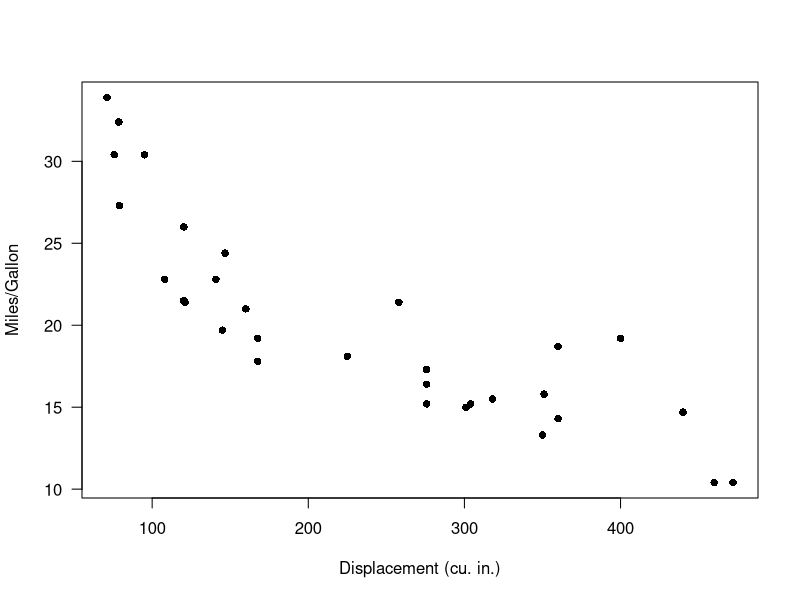
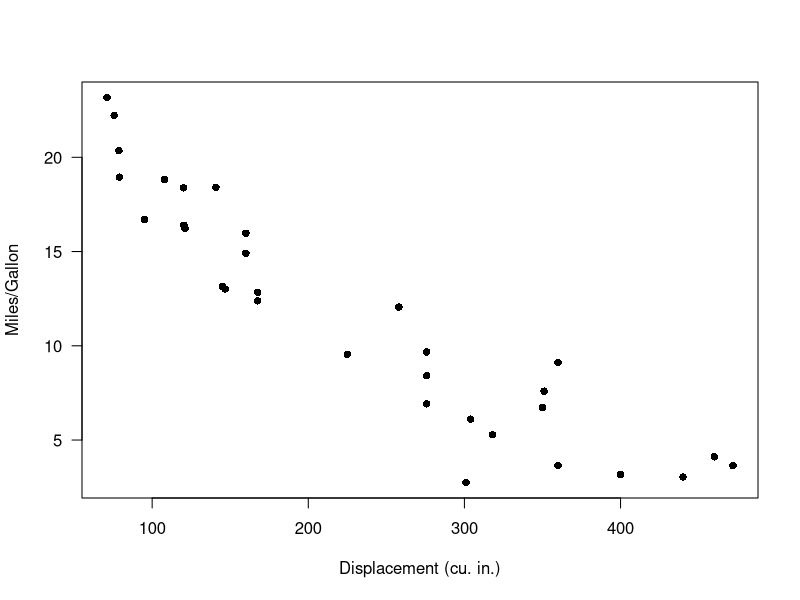

Source code (R) for these figures, in order: (Note: this script raises an error after producing the figures.)

#  NRES 746, Lecture 4     -------------------------------                  
#   University of Nevada, Reno                       
#   Likelihood                                       
#     Assessing the probability of the data          
#     under a fully specified data-generating model        


# Demo: using data simulation to make inferences ----------------

data(mtcars)    # use the 'mtcars' data set as an example 

# ?mtcars

plot(mpg~disp, data = mtcars, las = 1, pch = 16, xlab = "Displacement (cu. in.)", ylab = "Miles/Gallon")   # visualize the relationship


# try an exponential model

mu_func <- function(x,a,b){
  a*exp(b*x)        # deterministic exponential decline (assuming b is negative)
}

DataGenerator <- function(x,params){
  a=params[1]; b=params[2]; sigma=params[3]
  rnorm(length(x),mu_func(x,a,b),sigma)     
}


## generate data under an assumed process model -----------------

xvals=mtcars$disp    # xvals same as data (there is no random component here- we can't really "sample" x values)
params <- c(  
  a = 30,             # set model parameters arbitrarily (eyeballing to the data) (see Bolker book)
  b = -0.005,   # = 1/200
  sigma=2
)

yvals <- DataGenerator(xvals,params)

plot(yvals~xvals,las = 1, pch = 16, xlab = "Displacement (cu. in.)", ylab = "Miles/Gallon")      # plot the simulated data



## assess goodness-of-fit of a known data-generating model --------------------

VisualizeModelWithData <- function(x,params){ 
  lots=1000
  plotdat = data.frame(xseq=round(seq(min(x),max(x),length=25)))
  results = replicate(lots,DataGenerator(plotdat$xseq,params))
      # now make a boxplot of the results
  bounds=sapply(1:nrow(results), function(t) c(lb=quantile(results[t,],0.025,names=F), ub=quantile(results[t,],0.975,names=F), mean=mean(results[t,]))  )
  plotdat = cbind(plotdat,t(bounds))
  plot = ggplot(plotdat,aes(x=xseq,y=mean)) +
    geom_ribbon(aes(ymin=lb,ymax=ub),fill="gray") +
    geom_path(lwd=2) + 
    geom_point(data=mtcars,aes(x=disp,y=mpg),col="darkgreen") +
    labs(x="Displacement",y="mpg",title ="Plausible data under this model" ) +
    theme_classic()
  print(plot)
}


VisualizeModelWithData(xvals,params)    # run the function to visualize the range of data that could be produced under this model


# now change the parameters and see if the data fit to the model

params["a"]=45       # was 30
params["b"]=-0.005   
    
VisualizeModelWithData(xvals,params)   


# try again- select a new set of parameters

params["b"]=-0.002   # was -0.005
params["sigma"]=3    # was 2
    
VisualizeModelWithData(xvals,params)   

# Work with likelihood! ---------------------

obs.data <- mtcars[1,c("mpg","disp")]    # for simplicity, consider only the first observation
obs.data


## "best fit" parameters from above   ----------------

params["a"]=35            # fill the list with the "best fit" parameter set from above (this is still just an educated guess) 
params["b"]= -0.0029   
params["sigma"]=0.95

expected_val <- mu_func(obs.data$disp,params["a"],params["b"])   
expected_val      # expected mpg for the first observation in the "mtcars" dataset


## Visualize the likelihood of this single observation.  ------------------------

mu_star = expected_val   # expected (mean) value for this observation, given the data generating model
sigma_star = params['sigma']    # standard deviation

curve(dnorm(x,mu_star,sigma_star),10,30,xlab="Response outcome under the specified model",ylab="probability density")   # probability of all plausible mpg values under the data generating model.  
abline(v=obs.data$mpg,col="red",lwd=2)    # overlay the observed data


## compute the likelihood of the first observation  ---------------------

likelihood1 = dnorm(obs.data$mpg,mu_star,sigma_star)
likelihood1


## Visualize the likelihood of two observations. ---------------

obs.data <- mtcars[c(1,3),c("mpg","disp")]
obs.data

par(mfrow=c(1,2))  # set up graphics!

for(i in 1:nrow(obs.data)){
  curve(dnorm(x,mu_func(obs.data$disp[i],params['a'],params['b']),params['sigma']),10,30,xlab="mpg",ylab="probability density")   # probability density
  abline(v=obs.data$mpg[i],col="red",lwd=2)
}


## compute the likelihood of observing BOTH data points  ----------------

Likelihood <- dnorm(obs.data$mpg[1],mu_func(obs.data$disp[1],params['a'],params['b']),params['sigma']) *
              dnorm(obs.data$mpg[2],mu_func(obs.data$disp[2],params['a'],params['b']),params['sigma'])  
Likelihood

prod(dnorm(obs.data$mpg,mu_func(obs.data$disp,params['a'],params['b']),params['sigma']))

# and now... four observations!

obs.data <- mtcars[c(1,3,4,5),c("mpg","disp")]
obs.data

par(mfrow=c(2,2))  # set up graphics!

for(i in 1:nrow(obs.data)){
  curve(dnorm(x,mu_func(obs.data$disp[i],params['a'],params['b']),params['sigma']),10,30,xlab="mpg",ylab="probability density")   # probability density
  abline(v=obs.data$mpg[i],col="red",lwd=2)
}



    # compute the likelihood of observing all four data points
prod(dnorm(obs.data$mpg,mu_func(obs.data$disp,params['a'],params['b']),params['sigma']))


       # Finally, compute the likelihood of ALL data points in the entire data set, using the "prod()" function
full.data <- mtcars[,c("mpg","disp")]

prod(dnorm(full.data$mpg,mu_func(full.data$disp,params['a'],params['b']),params['sigma']))


## Compute the log-likelihood (easier to work with!)  -----------------------

l <- sum(dnorm(full.data$mpg,mu_func(full.data$disp,params['a'],params['b']),params['sigma'],log=TRUE)) 
l
exp(l)   # we can convert back to likelihood if we want...


# Example likelihood function!  --------------------------------

# Arguments:
#   params: bundled vector of free parameters for the known data-generating model
#   df: a data frame that holds the observed response variable and covariates
#   yvar: the name of the response variable (ancillary)
#   xvar: the name of the predictor variable (ancillary)

mtcars_LL <- function(params,df=mtcars,yvar="mpg",xvar="disp"){
  sum(dnorm(df$mpg,mu_func(df$disp,params['a'],params['b']),params['sigma'],log=TRUE)) 
}
mtcars_LL(unlist(params),df=mtcars,yvar="mpg",xvar="disp")


# Use numerical optimization methods to identify the maximum likelihood estimate (and the likelihood at the MLE)

optimizedLik <- optim(fn=mtcars_LL,par=params,control=list(fnscale=-1),hessian = T)  # note, the control param is set so that "optim" maximizes rather than minimizes the Log-likelihood. 


MLE = optimizedLik$par   # maximum likelihood parameter estimates
MLE

LogLik = optimizedLik$value   # log likelihood for the best model
LogLik


# visualize goodness-of-fit for the best model  ----------------------

xvals <- mtcars$disp
yvals <- mtcars$mpg
VisualizeModelWithData(xvals,MLE)


# Estimating parameter uncertainty -------------------------

# Visualize a "slice" of the likelihood function

allvals_b <- seq(-1/1000,-1/200,length=200)
paramslist <- lapply(allvals_b, function(t){MLE['b']=t;MLE } )
slice_b <- sapply(paramslist, function(t) exp(mtcars_LL(t))) 

plot(allvals_b,slice_b,type="l",main="Likelihood Slice",xlab="Parameter Slice for \'b\'",ylab="Likelihood")


# Work with log-likelihood instead...

slice_b <- sapply(paramslist, function(t) mtcars_LL(t))    # 

plot(allvals_b,slice_b,type="l",main="Log Likelihood Slice",xlab="Parameter Slice for \'b\'",ylab="Log-Likelihood")


# zoom in closer to the MLE

allvals_b <- seq(-1/550,-1/350,length=200)
paramslist <- lapply(allvals_b, function(t){MLE['b']=t;MLE } )
slice_b <- sapply(paramslist, function(t) mtcars_LL(t)) 

plot(allvals_b,slice_b,type="l",main="Log Likelihood Slice",xlab="Parameter Slice for \'b\'",ylab="Log-Likelihood")

# what parameter values are within 2 log likelihood units of the best value?  -------------

plot(allvals_b,slice_b,type="l",main="Log Likelihood Slice",xlab="Parameter Slice for \'b\'",ylab="Log-Likelihood")
abline(v=MLE['b'],lwd=3,col="blue")
abline(h=(LogLik-2))


# Generate an approximate 95% confidence interval for the "b" parameter -----------------

reasonable_b_slice <- allvals_b[slice_b>=(LogLik-2)]
reasonable_b_limits <- c(min(reasonable_b_slice),max(reasonable_b_slice))

plot(allvals_b,slice_b,type="l",main="Log Likelihood slice",xlab="Parameter Slice for \'b\'",ylab="Log-Likelihood")
abline(v=MLE['b'],lwd=3,col="blue")
abline(h=(LogLik-2))
abline(v=reasonable_b_limits,lwd=1,col="blue")


# A better confidence interval, using the likelihood "profile" -----------------

# first, visualize the likelihood surface in 2 dimensions

a <- seq(5,50,length=200)
b <- seq(-1/300,-1/800,length=200)

LLsurface <- expand.grid(a,b)
colnames(LLsurface) <- c("a","b")
paramslist <- lapply(1:nrow(LLsurface), function(t){MLE['a']=LLsurface$a[t];MLE['b']=LLsurface$b[t];MLE } )
LLsurface$LL <- sapply(paramslist, function(t) mtcars_LL(t)) 

summary(LLsurface)

ggplot(LLsurface,mapping =aes(x=a,y=b,z=LL)) +
  geom_raster(aes(fill=LL)) +
  geom_contour(breaks=seq(-100,-75,3) ,lwd=1.2) +
  scale_fill_gradient(limits=c(-125,-75)) 
  


# add a contour line, assuming deviances follow a chi-squared distribution

conf95 <- qchisq(0.95,2)/2  # this evaluates to around 3. Since we are varying freely across 2 dimensions, we use chisq with 2 degrees of freedom

ggplot(LLsurface,mapping =aes(x=a,y=b,z=LL)) +
  geom_raster(aes(fill=LL)) +
  geom_contour(breaks=seq(-100,-75,3) ,lwd=1.2) +
  geom_contour(breaks=LogLik-conf95 ,lwd=2,col="black") +
  scale_fill_gradient(limits=c(-125,-75)) +
  labs(title = "Log Likelihood Surface with 2D Confidence Region")


# visualize likelihood profiles!

profile_a <- LLsurface |> group_by(a) |> summarize(LL=max(LL)) 
profile_b <- LLsurface |> group_by(b) |> summarize(LL=max(LL)) 

reasonable_a <- profile_a$a[profile_a$LL >=(LogLik-qchisq(0.95,1)/2)]

ggplot(profile_a,aes(a,LL)) + geom_path(lwd=2) + 
  geom_vline(xintercept = c(min(reasonable_a),max(reasonable_a) )) +
  xlim(c(25,40)) + ylim(c(-110,-75))



# profile for the b parameter... 

reasonable_b <- profile_b$b[profile_b$LL >=(LogLik-qchisq(0.95,1)/2)]

ggplot(profile_b,aes(b,LL)) + geom_path(lwd=2) + 
  geom_vline(xintercept = c(min(reasonable_b),max(reasonable_b) )) 


# Compare profile and slice intervals

compdf <- rbind(profile_b,data.frame(b=allvals_b,LL=slice_b))
compdf$Method <- rep(c("Profile","Slice"),each=nrow(profile_b))

ggplot(compdf,aes(x=b,y=LL,color=Method)) + geom_path(lwd=2) + 
  geom_vline(xintercept = c(min(reasonable_b),max(reasonable_b) ),color="darkgreen",lty=2) +
  geom_vline(xintercept = reasonable_b_limits ,color="purple",lty=2) +
  scale_color_manual(values=c("darkgreen","purple"))


## use the normal approximation to estimate confidence intervals!

varcov <- solve(-optimizedLik$hessian)   # compute the variance covariance matrix for the coefficients from the hessian matrix

# approximate confidence interval as 2 standard errors from the MLE
lb = MLE - 2*sqrt(diag(varcov))
ub = MLE + 2*sqrt(diag(varcov))

cbind(MLE,lb,ub)

# compare with profile likelihood method for b
c(min(reasonable_b),max(reasonable_b) )    # close enough!?


###### Practice exercise: develop a likelihood function for estimating the probability of detection of a rare frog species

ncaps <- c(3,2,6)   # number of times out of 10 that a frog is detected at 3 known-occupided wetland sites

#### construct a likelihood function


#### find the MLE using 'optim()' in R


#### find the approximate 95% confidence interval using the "rule of 2"




# demo: likelihood ratio test  -------------------------------

curve(dchisq(x,2),0,10,ylab="probability density",xlab="x", main="Chi-Squared distribution, df=2")


curve(dchisq(x,2),0,10,ylab="probability density",xlab="x", main="Chi-Squared distribution, df=2")
abline(v=qchisq(0.95,2),col="red",lwd=2)


curve(dchisq(x,1),0,5,ylab="probability density",xlab="x", main="Chi-Squared distribution, df=1")
abline(v=qchisq(0.95,1),col="red",lwd=2)
